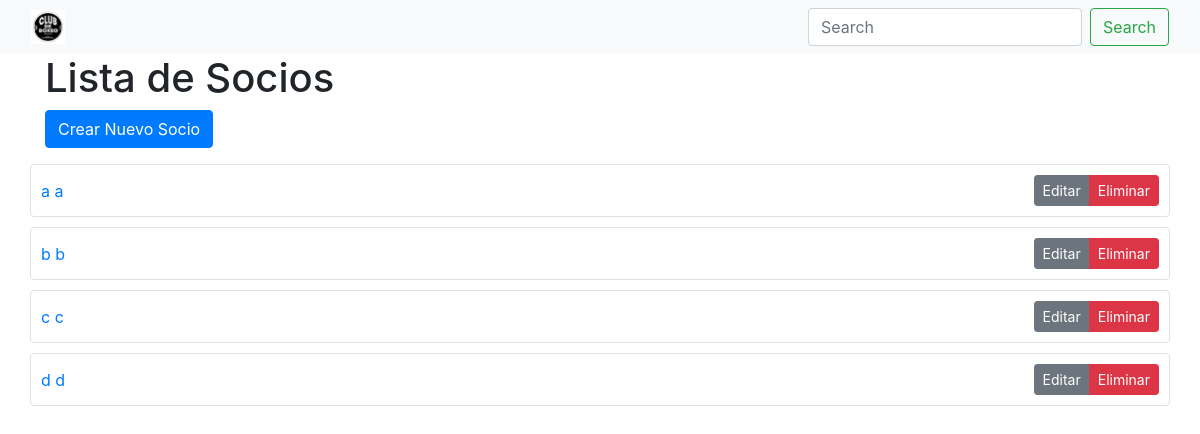
The app's page /socios/ with its own data.
### gimnasio/models.py (models this page shows, shortened)
class Socio(models.Model):
    usuario = models.ForeignKey(Usuario, on_delete=models.CASCADE)  # Enlace a la tabla de usuarios
    nombre = models.CharField(max_length=255)
    apellido = models.CharField(max_length=255)
    dni = models.CharField(max_length=20)  # Asumiendo que el DNI es una cadena
    gimnasio = models.ForeignKey(Gimnasio, on_delete=models.CASCADE, related_name="socios",default=None)
    tipo_mensualidad = models.ForeignKey('TipoMensualidad', on_delete=models.SET_NULL, null=True, blank=True) # Relación con TipoMensualidad
    clases_restantes = models.IntegerField(default=0)
    fecha_vencimiento = models.DateField(null=True, blank=True) # Nuevo Campo
    class Meta:
        db_table = 'Socios'
        verbose_name = 'Socio'
        verbose_name_plural = 'Socios'

### gimnasio/views.py (the view)
# urls.py: path('socios/', views.lista_socios, name='lista_socios'),
def lista_socios(request):
    socios = Socio.objects.all()
    return render(request, 'lista_socios.html', {'socios': socios})

### gimnasio/templates/lista_socios.html (shortened to what this page needs)
{% extends "base.html" %}
{% load static %}
{% block content %}
<!DOCTYPE html>
<html lang="es">
<head>
    <link rel="stylesheet" href="https://stackpath.bootstrapcdn.com/bootstrap/4.5.2/css/bootstrap.min.css">
</head>
<body>
    <div class="container">
        <h1>Lista de Socios</h1>
        <a href="{% url 'crear_socio' %}" class="btn btn-primary mb-3">Crear Nuevo Socio</a>
        <div class="row">
            {% for socio in socios %}
                <div class="socio-item w-100">
                    <a href="{% url 'detalle_socio' socio.pk %}" style="text-decoration:none;">
                     {{ socio.nombre }} {{ socio.apellido }}
                    </a>
                    <div class="btn-group">
                        <a href="{% url 'editar_socio' socio.pk %}" class="btn btn-sm btn-secondary">Editar</a>
                        <button type="button" class="btn btn-sm btn-danger" data-toggle="modal" data-target="#eliminarModal{{ socio.pk }}">Eliminar</button>
                    </div>
                </div>
            {% endfor %}
        </div>
    </div>
</body>
</html>
{% endblock %}

### gimnasio/templates/lista_socios.html (style rules this page uses)
.socio-item { display: flex; align-items: center; justify-content: space-between; margin-bottom: 10px; padding: 10px; border: 1px solid #dee2e6; border-radius: 0.25rem; }
.socio-item .btn-group { margin-left: 10px; }

### records on screen
Socio: nombre "a", apellido "a"
Socio: nombre "b", apellido "b"
Socio: nombre "c", apellido "c"
Socio: nombre "d", apellido "d"
